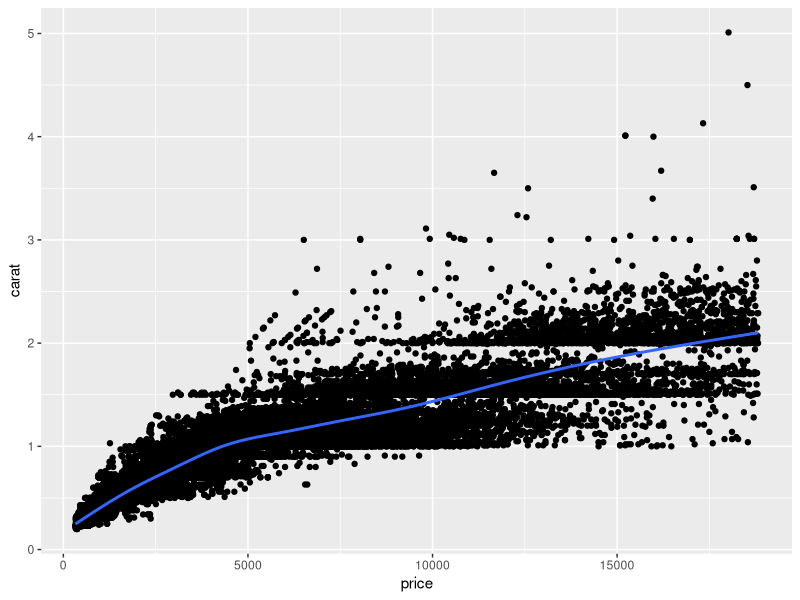
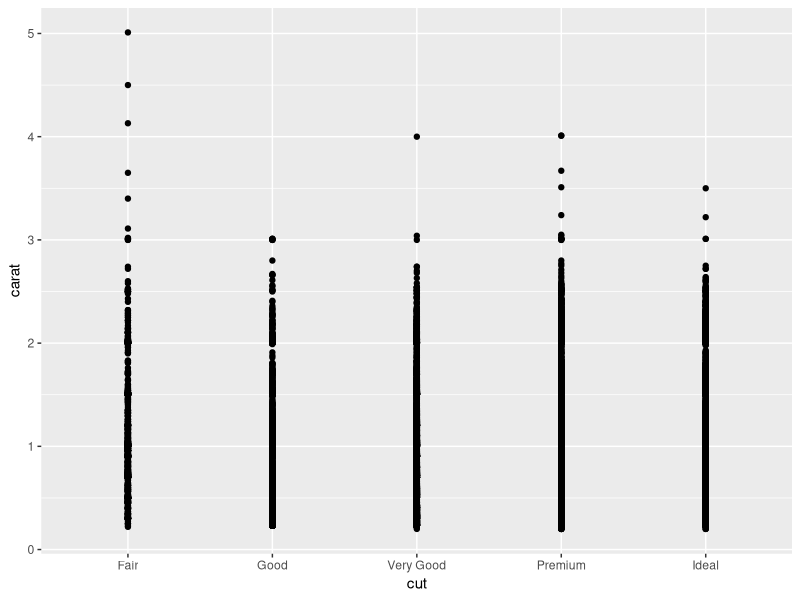

Here is the R script that generated these plots, in order:
## ---- chunk 1
### In this code chunk, start with the diamonds dataset (built in to
### ggplot2 package) and create a plot of price vs. carat (or some other
### variables of your choice)

library(tidyverse)
library(ggplot2)

ggplot(data = diamonds, aes (x = price, y = carat)) +
  geom_point() + 
  geom_smooth()



## ---- chunk 2


library(tidyverse)
library(ggplot2)
summary(diamonds)



## ---- chunk 3
library(tidyverse)
library(ggplot2)

ggplot(data = diamonds, aes (x = cut, y = carat)) +
  geom_point() 

## ---- chunk 4
### Both partners - delete this comment, then write some code here
### to plot, summarize, calculate something simple using the diamonds
### dataset.


## ---- chunk 5
### In this code chunk, start with the diamonds dataset (built in to
### ggplot2 package) and create a subset based on filtering, e.g., 
### size greater than 1 carat or cut is "Ideal"



